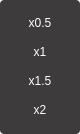
<?xml version="1.0" encoding="UTF-8"?>
<ui version="4.0">
 <class>PlaySpeed</class>
 <widget class="QWidget" name="PlaySpeed">
  <property name="geometry">
   <rect>
    <x>0</x>
    <y>0</y>
    <width>80</width>
    <height>134</height>
   </rect>
  </property>
  <property name="windowTitle">
   <string>Form</string>
  </property>
  <property name="styleSheet">
   <string notr="true">#PlaySpeed{ background-color : transparent; }</string>
  </property>
  <layout class="QVBoxLayout" name="verticalLayout">
   <property name="spacing">
    <number>0</number>
   </property>
   <property name="leftMargin">
    <number>0</number>
   </property>
   <property name="topMargin">
    <number>0</number>
   </property>
   <property name="rightMargin">
    <number>0</number>
   </property>
   <property name="bottomMargin">
    <number>0</number>
   </property>
   <item>
    <widget class="QWidget" name="playSpeedBg" native="true">
     <property name="styleSheet">
      <string notr="true">#playSpeedBg{ 
	background-color : #3D3B3B; 
	border-radius : 4px; 
}

QPushButton{ 
	border : none; 
	border-radius : 4px;
	color : #FFFFFF; 
	font-size : 12px; 
	font-family : Microsoft YaHei UI; 
}

QPushButton:hover { background-color: rgba(255, 255, 255, 0.41); }</string>
     </property>
     <layout class="QVBoxLayout" name="verticalLayout_2">
      <property name="spacing">
       <number>3</number>
      </property>
      <property name="leftMargin">
       <number>9</number>
      </property>
      <property name="topMargin">
       <number>9</number>
      </property>
      <property name="rightMargin">
       <number>9</number>
      </property>
      <property name="bottomMargin">
       <number>9</number>
      </property>
      <item>
       <widget class="QPushButton" name="speed05">
        <property name="minimumSize">
         <size>
          <width>0</width>
          <height>24</height>
         </size>
        </property>
        <property name="maximumSize">
         <size>
          <width>16777215</width>
          <height>24</height>
         </size>
        </property>
        <property name="text">
         <string>x0.5</string>
        </property>
       </widget>
      </item>
      <item>
       <widget class="QPushButton" name="speed10">
        <property name="minimumSize">
         <size>
          <width>0</width>
          <height>24</height>
         </size>
        </property>
        <property name="maximumSize">
         <size>
          <width>16777215</width>
          <height>24</height>
         </size>
        </property>
        <property name="text">
         <string>x1</string>
        </property>
       </widget>
      </item>
      <item>
       <widget class="QPushButton" name="speed15">
        <property name="minimumSize">
         <size>
          <width>0</width>
          <height>24</height>
         </size>
        </property>
        <property name="maximumSize">
         <size>
          <width>16777215</width>
          <height>24</height>
         </size>
        </property>
        <property name="text">
         <string>x1.5</string>
        </property>
       </widget>
      </item>
      <item>
       <widget class="QPushButton" name="speed20">
        <property name="minimumSize">
         <size>
          <width>0</width>
          <height>24</height>
         </size>
        </property>
        <property name="maximumSize">
         <size>
          <width>16777215</width>
          <height>24</height>
         </size>
        </property>
        <property name="text">
         <string>x2</string>
        </property>
       </widget>
      </item>
     </layout>
    </widget>
   </item>
  </layout>
 </widget>
 <resources/>
 <connections/>
</ui>
